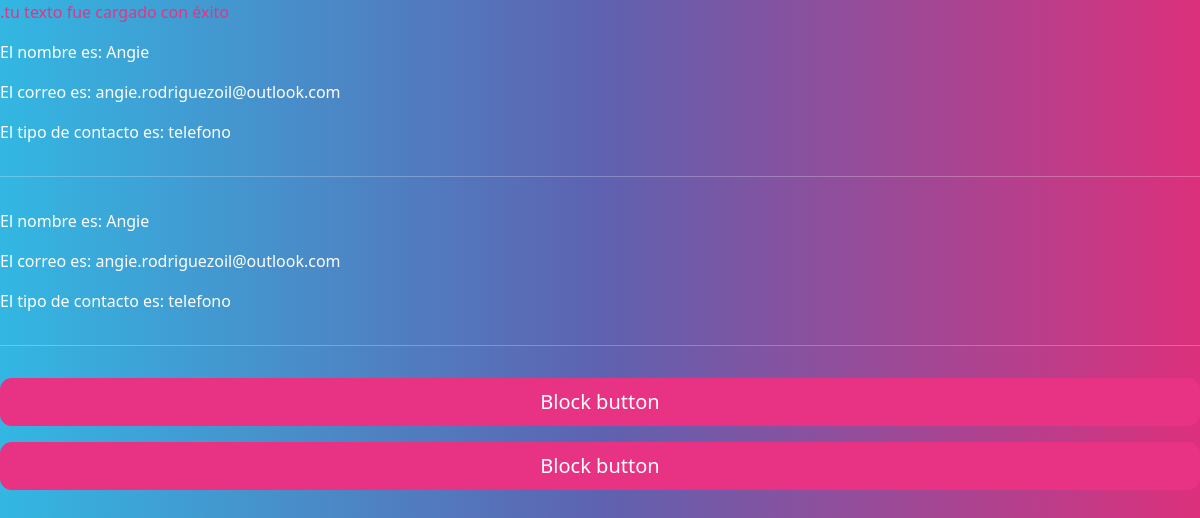
Page /acceder/ on the committed database.
### formulario/models.py (models this page shows)
class investigar (models.Model):
    nombre_completo=models.CharField(max_length=100, verbose_name="Nombre y Apellido")
    correo=models.EmailField(verbose_name="correo electronico")
    mensaje=models.TextField(verbose_name="Mensaje")
    tipo_de_contacto=models.IntegerField(choices=options,verbose_name="tipo de contacto")
    suscripción=models.BooleanField(default=False,verbose_name="suscribirme a correos informativos")

### formulario/views.py (the view)
# urls.py: path("acceder/", mostrar_información, name="mostrar_información"),
def mostrar_información(request):
    base_datos= investigar.objects.all()
    http_response = render(
        request=request,
        template_name='listados/data.html',
        context={'listados':base_datos} )
    return http_response

### formulario/templates/listados/data.html
{% extends "base.html" %}
{% block contenido %}
<p class="text-primary">.tu texto fue cargado con éxito</p>
{% for objeto in listados%}
        <p>El nombre es: {{ objeto.nombre_completo }} </p>
        <p>El correo es: {{ objeto.correo }} </p>
        {% if objeto.tipo_de_contacto == 1 %}
            <p>El tipo de contacto es: correo </p>
        {% elif objeto.tipo_de_contacto == 0 %}
            <p>El tipo de contacto es: telefono </p>
        {% endif %}
        <hr>
    {% endfor %}
{% endblock contenido %}

### rows in the picture
investigar: nombre_completo "Angie", correo "angie.rodriguezoil@outlook.com", tipo_de_contacto "El tipo de contacto es: telefono"
investigar: nombre_completo "Angie", correo "angie.rodriguezoil@outlook.com", tipo_de_contacto "El tipo de contacto es: telefono"
